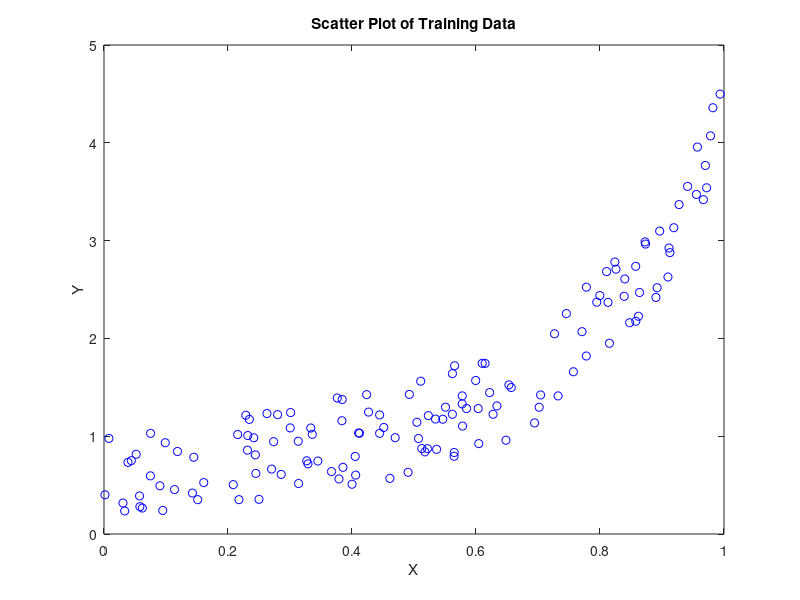

MATLAB code to generate this figure: (Note: this script raises an error after producing the figure.)
%% CAB420 Assignment 1 
%   Shaun Sewell N9509623 
%
%% 1. Features, Classes, and Linear Regression
clear ; close all; clc
% (a) Plot the training data in a scatter plot.

% Load training data and separate features
mTrain = load('data/mTrainData.txt'); 
Xtr = mTrain(: ,1); Ytr = mTrain(: ,2);

% Plot training data
figure('name', 'Scatter Plot of Training Data');
plot (Xtr, Ytr, 'bo'); 
xlabel('X');
ylabel('Y');
title('Scatter Plot of Training Data');

% (b) Create a linear regression learner using the above functions. Plot it on
%the same plot as the training data.

Xtr_2 =  polyx(Xtr,2);
% train a regression learner
regress_learner = linearReg(Xtr_2 ,Ytr); 
xline = [0:.01:2]' ; % transpose : make a column vector , like training x
yline = predict( regress_learner , polyx (xline ,2) );

% Plot predictions
figure('name', 'Quadratic linear regression predictor');
plot(xline, yline, 'ro');
% Plot training data
hold on
plot (Xtr, Ytr, 'bo');

% Set figure properties
xlim([0 1]);
ylim([0 4.5]);
xlabel('X');
ylabel('Y');
legend('Linear Predictor', 'Training Data');
title('Quadratic linear regression predictor');

% (c) Create plots with the data and a higher-order polynomial (3, 5, 7, 9, 11, 13)

Xtr_7 =  polyx(Xtr,7);
% train the learner
septic_learner = linearReg(Xtr_7 ,Ytr);                   
xline = [0:.01:2]' ;                                % transpose : make a column vector , like training x
yline = predict( septic_learner , polyx (xline ,7) );

% Plot predictions
figure('name', "Septic linear regression predictor");
plot(xline, yline, 'ro');
hold on 
% Plot training data
plot (Xtr, Ytr, 'bo');
% Set figure properties
xlim([0 1]);
ylim([0 4.5]);
xlabel('X');
ylabel('Y');
legend('Linear Predictor', 'Training Data');
title('Septic linear regression predictor');

% (d) Calculate the mean squared error (MSE) associated with each of your
% learned models on the training data.

% Quadratic model
MSE_Quadratic_Trained = mse(regress_learner,Xtr_2, Ytr);
fprintf('The MSE for the quadratic predictor on training data was: %.2f\n', MSE_Quadratic_Trained);

% Septic model
MSE_Septic_Trained = mse(septic_learner,Xtr_7, Ytr);
fprintf('The MSE for the septic predictor on training data was: %.2f\n', MSE_Septic_Trained);

% (e) Calculate the MSE for each model on the test data (in mTestData.txt ).
mTest = load('data/mTestData.txt');
Y_Test = mTest(: ,1); X_Test = mTest(: ,2);

% Quadratic model
X_Test_2 = polyx(X_Test,2);
MSE_Quadratic_Test = mse(regress_learner,X_Test_2, Y_Test);
fprintf('The MSE for the quadratic predictor on test data was: %.2f\n', MSE_Quadratic_Test);

% Septic model
X_Test_7 = polyx(X_Test,7);
MSE_Septic_Test = mse(septic_learner,X_Test_7, Y_Test);
fprintf('The MSE for the septic predictor on test data was: %.2f\n', MSE_Septic_Test);

% (f) Calculate the MAE for each model on the test data. Compare the
% obtained MAE values with the MSE values obtained in above (e).

% Quadratic model
X_Test_2 = polyx(X_Test,2);
MAE_Quadratic_Test = mae(regress_learner,X_Test_2, Y_Test);
fprintf('The MAE for the quadratic predictor on test data was: %.2f\n', MAE_Quadratic_Test);

% Septic model
X_Test_7 = polyx(X_Test,7);
MAE_Septic_Test = mae(septic_learner,X_Test_7, Y_Test);
fprintf('The MAE for the septic predictor on test data was: %.2f\n', MAE_Septic_Test);

% Compare them how!!!!!!!


%% 2. kNN Regression
% Define the values of K to test
K_Values = [1, 2, 3, 5, 10, 50];

% Plot training data
figure('name', 'kNN Regression predictor');
plot (Xtr, Ytr, 'bo');
legend('Training Data','location','Northwest');
xlim([0 1]);
ylim([0 4.5]);
xlabel('X');
ylabel('Y');
hold on

xline = [0:.01:2]' ; % transpose : make a column vector , like training x

% Create a kNN regression predictor from the data Xtr, Ytr for each K.
for i=K_Values
    learner = knnRegress(i, Xtr, Ytr);
    
    % Plot the current models predictions
    yline = predict(learner, xline);
    plot(xline, yline, '', 'DisplayName', strcat('K=', num2str(i)));
end

%% 3. Hold-out and Cross-validation

% (a) compute the MSE of the test data on a model trained on only the first
% 20 training data examples for k = 1, 2, 3, . . . , 100. Plot both train
% and test MSE versus k on a log-log scale first 20 training points

X_Training_20 = Xtr(1:20, :); Y_Training_20 = Ytr(1:20, :);

% Matrix for storing the results
MSE_Training_Matrix = zeros(100,3);
MSE_Test_Matrix = zeros(100, 3);

for k=1:100
    
    % Create model based on the first 20 training samples
    learner_20 = knnRegress(k, X_Training_20, Y_Training_20);
    % Generate some predictions based on the previous model
    %Y_Prediction = predict(learner_20, X_Test);
    
    % Store the MSE of the training data
    MSE_Training_Matrix(k, 1) = mse(learner_20,Xtr, Ytr);  % not sure if this is what is required
    % Store the MSE of the predictions
    MSE_Test_Matrix(k, 1) = mse(learner_20,X_Test, Y_Test);
    
    % Create a learner for all of the data
    learner_all_training = knnRegress(k, Xtr, Ytr);    
    
    % Store the MSE of the training data
    MSE_Training_Matrix(k, 2) = mse(learner_all_training,Xtr, Ytr);  % not sure if this is what is required
    % Store the MSE of the predictions
    MSE_Test_Matrix(k, 2) = mse(learner_all_training,X_Test, Y_Test);
    
    
   
    Cross_Val_Training_MSE = 0;
    Cross_Val_Testing_MSE = 0;
    for i=1:4
        
        % Find the index to split the training data set
        start_index = 20*(i - 1) + 1;       % 1:20,21:40,41:60,61:80
        end_index = start_index + 19;
        Test_Data_Range = start_index:end_index;
        
        % Split the training data
        Cross_Val_Testing_X = Xtr(Test_Data_Range);
        Cross_Val_Testing_Y = Ytr(Test_Data_Range);
        Cross_Val_Training_X = Xtr(setdiff(1:80, Test_Data_Range));
        Cross_Val_Training_Y = Ytr(setdiff(1:80, Test_Data_Range));
        
        % Create a learner using this data
        learner_Cross_Val = knnRegress(k, Cross_Val_Training_X, Cross_Val_Training_Y);
        
        % Calculate the mse
        training_mse = mse(learner_Cross_Val,Cross_Val_Training_X, Cross_Val_Training_Y);
        testing_mse = mse(learner_Cross_Val,Cross_Val_Testing_X, Cross_Val_Testing_Y);
        
        Cross_Val_Training_MSE = Cross_Val_Training_MSE + training_mse;
        Cross_Val_Testing_MSE = Cross_Val_Testing_MSE + training_mse;

    end
    
    MSE_Training_Matrix(k, 3) = Cross_Val_Training_MSE / 4.0;
    MSE_Test_Matrix(k, 3) = Cross_Val_Testing_MSE / 4.0;
end

% Plot training data
figure('name', 'kNN Training MSE');

loglog(1:100, MSE_Training_Matrix(:, 1),'r');
hold on;
loglog(1:100, MSE_Training_Matrix(:, 2),'b');
loglog(1:100, MSE_Training_Matrix(:, 3),'g');
grid on
xlabel('K');
ylabel('Mean Squared Error');
legend('20 Training Data Points', 'All Training Data Points', 'Cross Validation');

% Plot Test data
figure('name', 'kNN Test MSE');

loglog(1:100, MSE_Test_Matrix(:, 1),'r');
hold on;
grid on;
loglog(1:100, MSE_Test_Matrix(:, 2),'b');
loglog(1:100, MSE_Test_Matrix(:, 3),'g');

xlabel('K');
ylabel('Mean Squared Error');
legend('20 Training Data Points', 'All Training Data Points', 'Cross Validation');


%% 4. Nearest Neighbor Classifiers 
% (a) Plot the data by their feature values, using the class value to
% select the color.

% Load the data
iris = load('data/iris.txt');
pi = randperm(size(iris, 1));
Y = iris(pi, 5); X = iris(pi, 1:2);

% Plot the feature values
figure('Name','Feature Values of Iris Dataset');
hold on;
colours = unique(Y);
for colour = 1:length(colours)
    
    RGB_Vector = [0, 0, 0];
    RGB_Vector(colour) = 1;
    feature_indicies = find(Y==colours(colour));
    feature_points = X(feature_indicies, :);
    feature_point_x = feature_points(1:end, 1);
    feature_point_y = feature_points(1:end, 2);
    scatter(feature_point_x, feature_point_y, [], RGB_Vector, 'filled');
end

legend('Class 0', 'Class 1', 'Class 2');
title('Feature Values of Iris Dataset');
hold off;

% (b) Use the provided ?knnClassify ?class to learn a 1-nearest-neighbor
% predictor. Use the function class2DPlot(learner,X,Y)? to plot the
% decision regions and training data together.

iris_knn_learner_1 = knnClassify(1, X, Y);
class2DPlot(iris_knn_learner_1,X,Y);
title('1-nearest-neighbour predictor');

% (c) Do the same thing for several values of k (say, [3, 10, 30]) and
% comment on their appearance.

iris_k_values_small = [3, 10, 30];

for k = iris_k_values_small
    iris_knn_learner = knnClassify(k, X, Y);
    class2DPlot(iris_knn_learner,X,Y);
    title(strcat(int2str(iris_k_values(index)), '-nearest-neighbour predictor'));
end

% d) Now split the data into an 80/20 training/validation split. For k =
% [1, 2, 5, 10, 50, 100, 200], learn a model on the 80% and calculate its
% performance (# of data classified incorrectly) on the validation data.

% Split X and Y into training and Validation sets
iris_training_x = X(1:118, 1:end);  % 118 is approx 80%
iris_training_y = Y(1:118);

iris_val_x = X(119:end, 1:end);
iris_val_y = Y(119:end);

% Define the K values to test
iris_k_values_large = [1, 2, 5, 10, 50, 100, 200];
errors = [];

for k = iris_k_values_large
    % Train a model
    iris_knn_learner = knnClassify(k, iris_training_x, iris_training_y); 
    % Make some predictions
    prediction = predict(iris_knn_learner, iris_val_x); 
    % Measure the errors in the predictions
    errors = [errors, numel(find(prediction~=iris_val_y))];   
    %hold on;
end

figure('Name','Performace of k'); 
plot(iris_k_values_large, errors,'-*')
title('Performance of k');
xlabel('Value of k')
ylabel('Number of incorrect predictions')

%% 5. Perceptrons and Logistic Regression

% Load the data
iris = load('data/iris.txt');
X = iris(:,1:2); Y=iris(:,end); 
[X, Y] = shuffleData(X,Y); % Randomise
X = rescale(X);
%Class 0 vs 1
XA = X(Y<2,:); YA=Y(Y<2);
%Class 1 vs 2
XB = X(Y>0,:); YB=Y(Y>0);

% (a) Show the two classes in a scatter plot and verify that one is
% linearly separable while the other is not.

figure('Name','Class 0 vs 1');
hold on;
% find members of Class 0 and plot them
index_class_zero = find(YA==0);
x_points_class_zero = XA(index_class_zero, 1:end);
scatter(x_points_class_zero(:, 1), x_points_class_zero(:, 2), 'filled');

% Find memebers of Class 1 and plot them
index_class_one = find(YA==1);
x_points_class_one = XA(index_class_one, 1:end);
scatter(x_points_class_one(:, 1), x_points_class_one(:, 2), 'r', 'filled');
title('Class 0 vs 1');
legend('Class 0', 'Class 1', 'FontSize', 12);
hold off;

figure('Name','Class 1 vs 2');
hold on;

% Already have class one so just need to plot it
scatter(x_points_class_one(:, 1), x_points_class_one(:, 2), 'r', 'filled');

% Find memebers of Class 2 and plot them
index_class_two = find(YB==2);
x_points_class_two = XB(index_class_two, 1:end);
scatter(x_points_class_two(:, 1), x_points_class_two(:, 2), 'filled');
title('Class 1 vs 2');
legend('Class 1', 'Class 2', 'FontSize', 12);
hold off;


% (b) Write ( fill in) the functio?n ?@logisticClassify2/plot2DLinear.m so
% that it plots the two classes of data in different colors, along with the
% decision boundary (a line). Include the listing of your code in your
% report. To demo your function plot the decision boundary corresponding to
% the classifier sign(.5 + 1x 1 + .25x 2) along with the A data, and again
% with the B data.

learner=logisticClassify2(); % create "blank" learner
learner=setClasses(learner, unique(YA)); % define class labels using YA or YB
wts = [0.5 1 -0.25]; 
learner=setWeights(learner, wts); % set the learner's parameters

plot2DLinear(learner, XA, YA);
title('A Data with Decision Boundary');

plot2DLinear(learner, XB, YB);
title('B Data with Decision Boundary');

% (c) Complete the ?predict.m function to make predictions for your linear
% classifier. Again, verify that your function works by computing &
% reporting the error rate of the classifier in the previous part on both
% data sets A and B. (The error rate on data set A should be ? 0.0505.)


